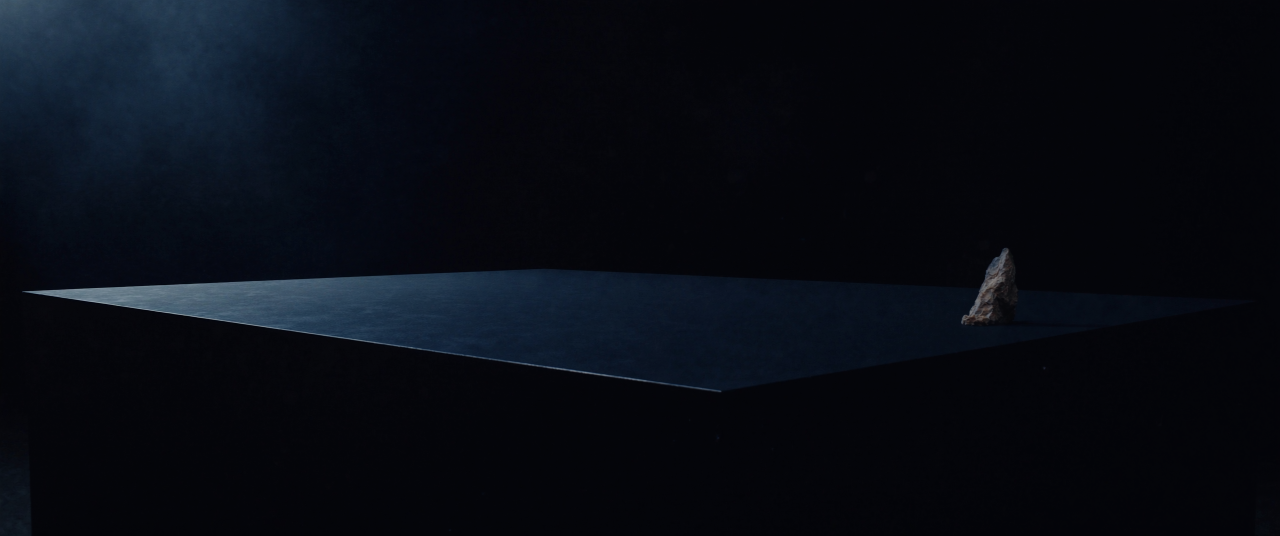
#> input picture медиа/сцена/фон.png, 2560 x 1072 px (shown at 1/2 size)
$ python 'сборка_сцены.py'
#> lines starting #> are read from the running program, lines starting #| are printed output that depends on the picture
# -*- coding: utf-8 -*-
"""Сборка сцены показа: фон плюс шесть площадок, разложенных по координатам.

Площадки генерируются по отдельности, и генератор не держит между ними единый
свет: замер 31.08 дал разброс средней яркости в 2,7 раза — добыча 157 против
геологии 57. Рядом друг с другом это читается как брак, поэтому яркость
выравнивается здесь, а не перегенерацией: перегенерация лотерейная, а
нормализация детерминированная и проверяется числом.

Вырезание фона делается порогом по яркости, а не remove_background: фон в
промпте задан чёрным намеренно, и порог даёт мягкую матовую кромку без
артефактов на рваных краях грунта.

ГЛУБИНА. Первая сборка вышла плоской, и заказчик это заметил. Разбор дал три
причины, из них одна — ошибка самой сборки:

1. Контактных теней не было вовсе. Площадка, наклеенная на фон без тени, висит,
   а не стоит. Это главная причина: ничто не связывает предмет с поверхностью.
2. Воздушной перспективы не было. Все шесть одинаково контрастны, тогда как
   удаление от зрителя обязано снижать контраст.
3. Нормализация яркости приводила все площадки к одному числу. Разброс 2,74 она
   вылечила, но заодно убрала светотеневую разницу, которая и давала объём.
   Теперь цель яркости не константа, а дуга: центральные площадки ближе к
   зрителю и ярче, крайние дальше и глуше.

Плюс ряд перестал быть прямой линией: центральные площадки чуть крупнее и чуть
ниже, крайние мельче и выше. Дуга слабая — шесть равных шагов обязаны остаться
равными, — но её хватает, чтобы ряд перестал читаться как аппликация.
"""
import os
import numpy as np
from PIL import Image, ImageDraw, ImageFilter

КОРЕНЬ = os.path.dirname(os.path.abspath(__file__))
СЦЕНА = os.path.join(КОРЕНЬ, 'медиа', 'сцена')

# Раскладка из спеки: доли от ширины сцены. Правится числом здесь,
# а не перегенерацией кадра — ради этого сборка и затевалась.
РАСКЛАДКА = [
    ('разведка',    0.09),
    ('геология',    0.25),
    ('добыча',      0.41),
    ('транспорт',   0.57),
    ('переработка', 0.73),
    ('сбыт',        0.89),
]
ШИРИНА_ПЛОЩАДКИ = 0.17   # доля ширины сцены, у центральной площадки
НИЗ_ПЛОЩАДКИ    = 0.78   # где стоит основание центральной площадки

# Дуга глубины. Ноль по краям, единица в середине.
ДУГА_МАСШТАБ = 0.07      # насколько центральные площадки крупнее крайних
ДУГА_СДВИГ   = 0.045     # насколько центральные ниже крайних, доля высоты
ЯРКОСТЬ_ЦЕНТР = 104.0    # цель яркости у ближней, центральной площадки
ЯРКОСТЬ_КРАЙ  = 74.0     # цель яркости у дальней, крайней
ДЫМКА_КРАЙ    = 0.16     # сколько фонового тона подмешивается крайним
СВЕТ_СТОЛА    = 46.0     # насколько подсвечивается пол под рядом


def дуга(центр):
    """1.0 в середине ряда, 0.0 по краям. Плавно, без изломов."""
    return 1.0 - (2.0 * abs(центр - 0.5)) ** 2


def вырезать(путь):
    """Матирует площадку с чёрного фона. Возвращает массив и альфу."""
    и = Image.open(путь).convert('RGB')
    a = np.asarray(и, dtype=np.float64)
    ярк = a.mean(axis=2)
    # мягкая кромка: ниже 10 — прозрачно, выше 35 — непрозрачно
    альфа = np.clip((ярк - 10.0) / 25.0, 0.0, 1.0)
    xs = np.where((альфа > 0.5).any(axis=0))[0]
    ys = np.where((альфа > 0.5).any(axis=1))[0]
    a = a[ys.min():ys.max()+1, xs.min():xs.max()+1]
    альфа = альфа[ys.min():ys.max()+1, xs.min():xs.max()+1]
    return a, альфа


# [15 lines left out: functions выровнять_яркость, подмешать_дымку, not called in this run]


def подсветить_стол(сцена, В):
    """Световое пятно на полу под рядом.

    Без него контактные тени бесполезны: чёрная тень на почти чёрном фоне не
    видна, и площадки продолжают висеть. Сначала нужен освещённый пол, на
    который есть что отбросить. В одном мастер-кадре это делал сам генератор —
    здесь делаем руками.
    """
    Ш = сцена.size[0]
    слой = Image.new('L', сцена.size, 0)
    рис = ImageDraw.Draw(слой)
    цy = int(В * (НИЗ_ПЛОЩАДКИ + 0.02))
    рис.ellipse([int(-Ш * 0.10), цy - int(В * 0.30),
                 int(Ш * 1.10),  цy + int(В * 0.30)], fill=255)
    слой = слой.filter(ImageFilter.GaussianBlur(int(Ш * 0.055)))

    a = np.asarray(сцена, dtype=np.float64)
    м = (np.asarray(слой, dtype=np.float64) / 255.0)[..., None]
    # подсветка холодная, в тон палитры: синего добавляем больше, красного меньше
    прибавка = np.array([0.55, 0.85, 1.25], dtype=np.float64) * СВЕТ_СТОЛА
    return Image.fromarray(np.clip(a + м * прибавка, 0, 255).astype(np.uint8))


# [11 lines left out: function положить_тень, not called in this run]


def собрать():
    фон = Image.open(os.path.join(СЦЕНА, 'фон.png')).convert('RGB')
#> фон is the input picture: PIL image 2560x1072 RGB; mean R, G, B 7.7, 11.5, 19.2
    Ш, В = фон.size
    сцена = подсветить_стол(фон.copy(), В)
#> in подсветить_стол, `слой = слой.filter(ImageFilter.GaussianBlur(int(Ш * 0.055)))`:
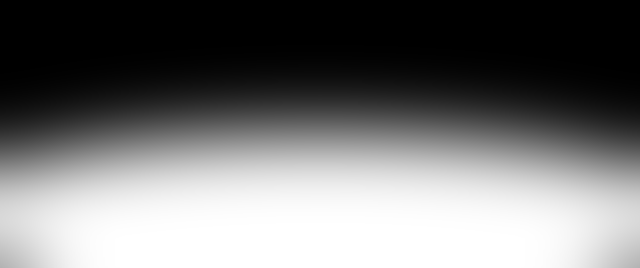
#> слой: PIL image 2560x1072 L (shown at 1/4 size); min 0, max 255, mean 115.7
#> in подсветить_стол, `return Image.fromarray(np.clip(a + м * прибавка, 0, 255).astype(np.uin..`:
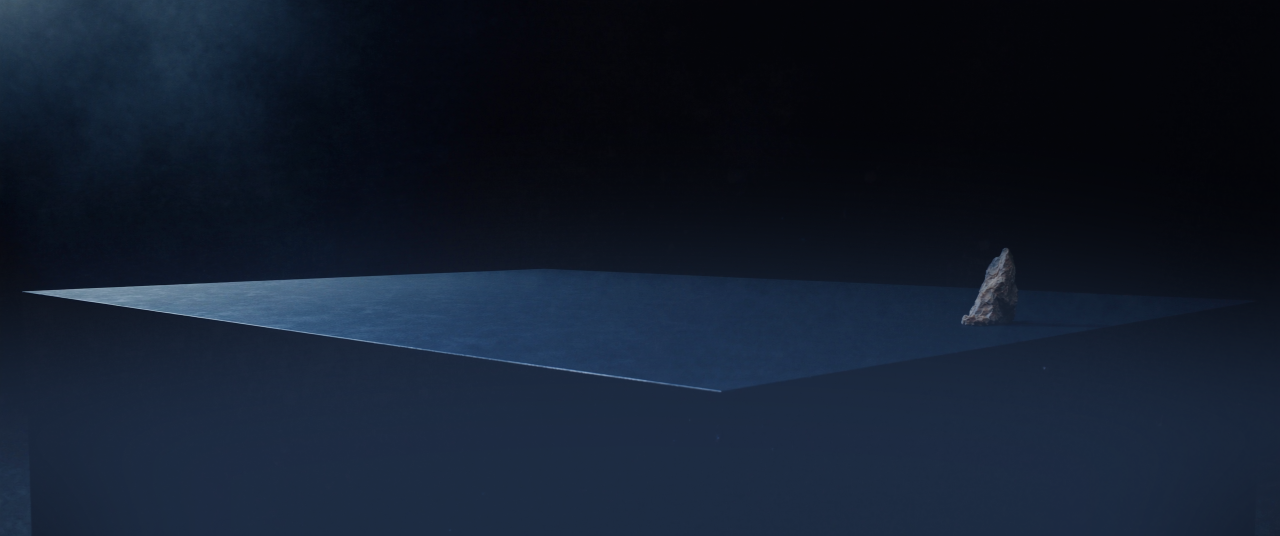
#> returned value: PIL image 2560x1072 RGB (shown at 1/2 size); mean R, G, B 18.8, 28.9, 44.9
    # тон, в который уходит дальнее — берём из верхней трети фона
    тон_фона = np.asarray(фон, dtype=np.float64)[:В // 3].reshape(-1, 3).mean(axis=0)
#> тон_фона = [8.31, 13.12, 22]

    отчёт = []
    for код, центр in РАСКЛАДКА:
        д = дуга(центр)
        цель = ЯРКОСТЬ_КРАЙ + (ЯРКОСТЬ_ЦЕНТР - ЯРКОСТЬ_КРАЙ) * д
        дымка = ДЫМКА_КРАЙ * (1.0 - д)

        a, альфа = вырезать(os.path.join(СЦЕНА, 'площадка_%s.png' % код))
        a, k = выровнять_яркость(a, альфа, цель)
        a = подмешать_дымку(a, дымка, тон_фона)

        плитка = Image.fromarray(a.astype(np.uint8))
        маска = Image.fromarray((альфа * 255).astype(np.uint8))

        масштаб = 1.0 - ДУГА_МАСШТАБ * (1.0 - д)
        новая_ш = int(Ш * ШИРИНА_ПЛОЩАДКИ * масштаб)
        новая_в = int(плитка.height * новая_ш / плитка.width)
        плитка = плитка.resize((новая_ш, новая_в), Image.LANCZOS)
        маска = маска.resize((новая_ш, новая_в), Image.LANCZOS)

        x = int(Ш * центр) - новая_ш // 2
        y = int(В * (НИЗ_ПЛОЩАДКИ - ДУГА_СДВИГ * (1.0 - д))) - новая_в

        # тень кладётся до площадки, чтобы площадка встала поверх неё
        положить_тень(сцена, x, y, новая_ш, новая_в, 0.55 * (0.6 + 0.4 * д))
        сцена.paste(плитка, (x, y), маска)
        отчёт.append((код, k, цель, дымка, x, y, новая_ш))

    сцена.save(os.path.join(СЦЕНА, 'сцена.jpg'), 'JPEG',
               quality=88, optimize=True, progressive=True)
    return отчёт, (Ш, В)


if __name__ == '__main__':
#> (the run stopped early here; a loop or call above may not have finished)

$ run again, with медиа/сцена/площадка_геология.png copied over медиа/сцена/фон.png
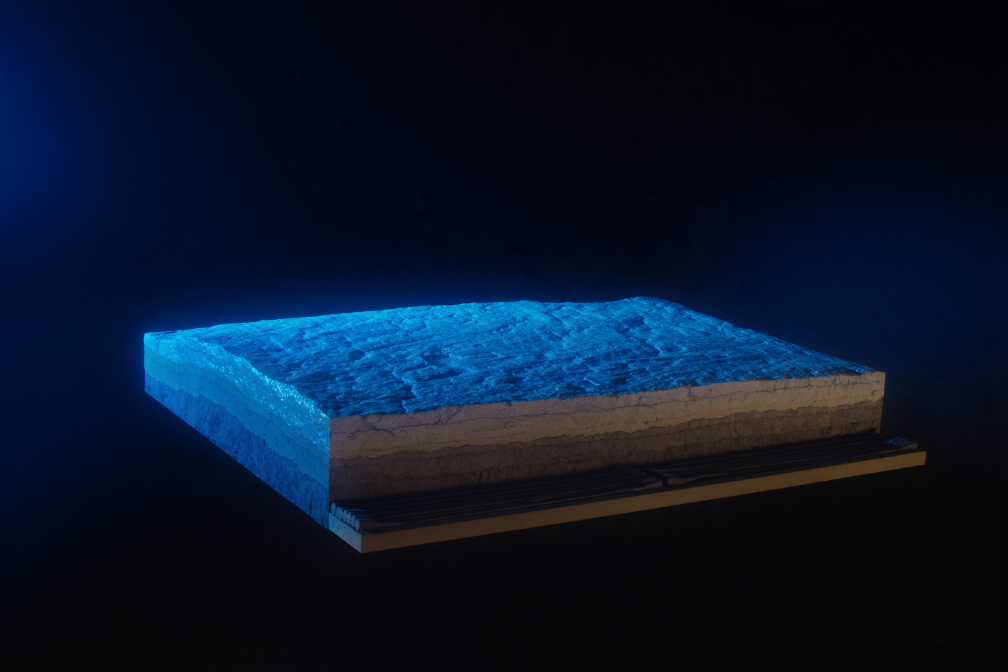
#> input picture медиа/сцена/площадка_геология.png, 2016 x 1344 px (shown at 1/2 size)
#> in собрать, фон is the input picture: PIL image 2016x1344 RGB; mean R, G, B 8.9, 21.8, 41.4
#> in подсветить_стол, `слой = слой.filter(ImageFilter.GaussianBlur(int(Ш * 0.055)))`:
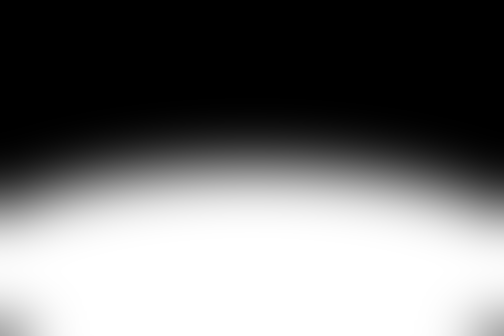
#> слой: PIL image 2016x1344 L (shown at 1/4 size); min 0, max 255, mean 116.1
#> in подсветить_стол, `return Image.fromarray(np.clip(a + м * прибавка, 0, 255).astype(np.uin..`:
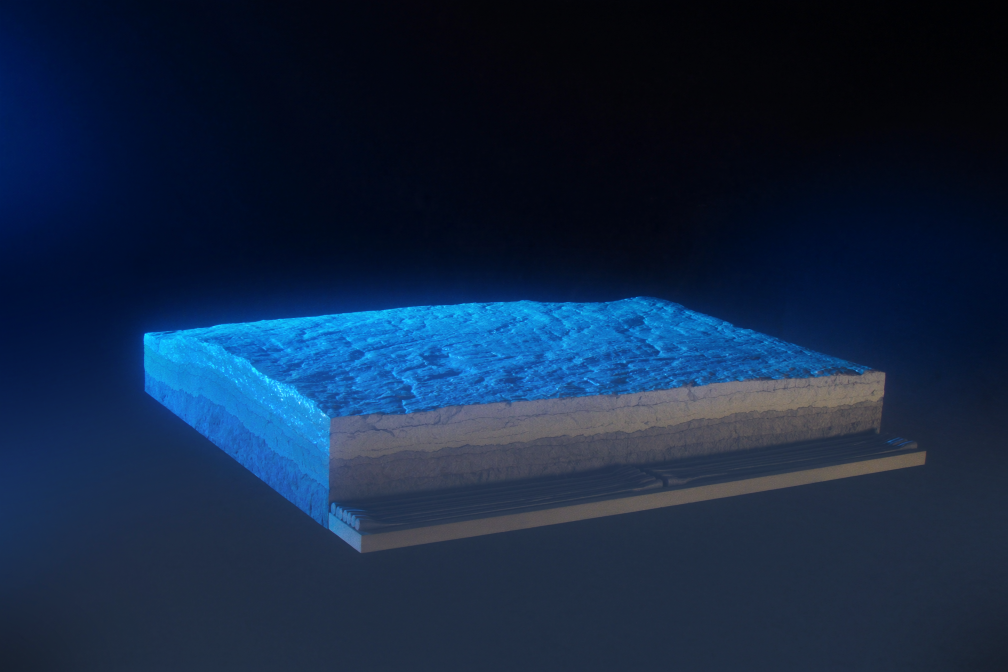
#> returned value: PIL image 2016x1344 RGB (shown at 1/2 size); mean R, G, B 20.1, 39.3, 67.2
#> тон_фона = [2.05, 8.07, 24.72]

$ run again, with медиа/сцена/площадка_добыча.png copied over медиа/сцена/фон.png
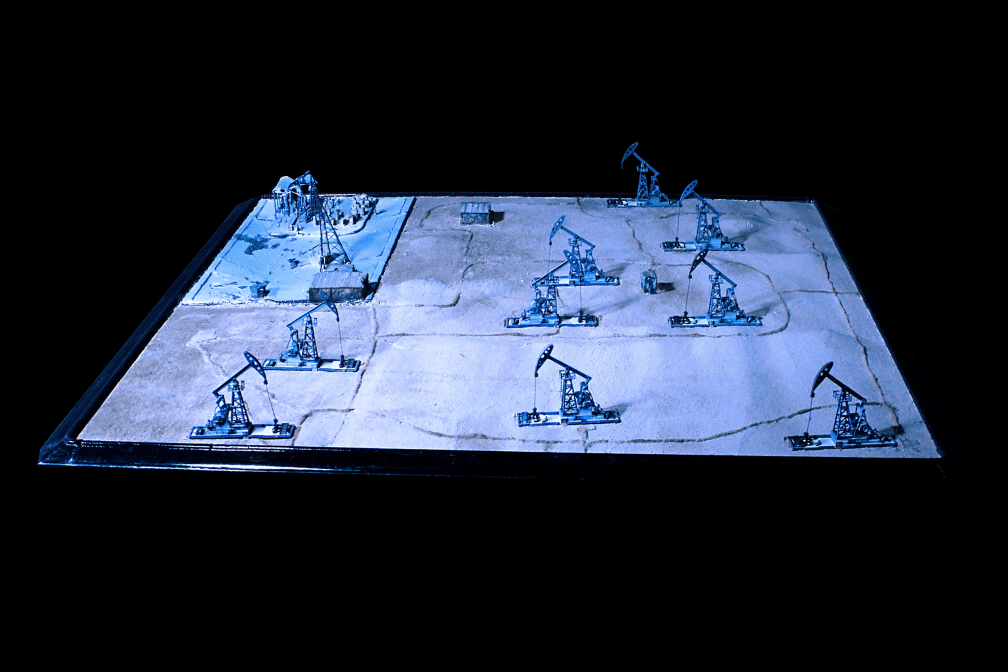
#> input picture медиа/сцена/площадка_добыча.png, 2016 x 1344 px (shown at 1/2 size)
#> in собрать, фон is the input picture: PIL image 2016x1344 RGB; mean R, G, B 35.6, 43.6, 59.6
#> in подсветить_стол, `слой = слой.filter(ImageFilter.GaussianBlur(int(Ш * 0.055)))`:
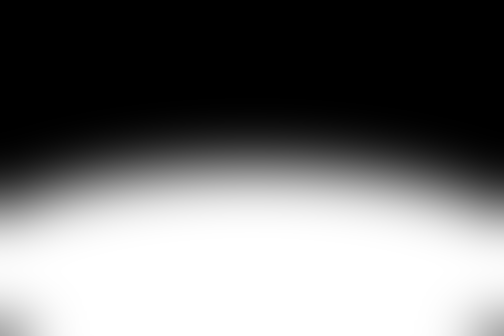
#> слой: PIL image 2016x1344 L (shown at 1/4 size); min 0, max 255, mean 116.1
#> in подсветить_стол, `return Image.fromarray(np.clip(a + м * прибавка, 0, 255).astype(np.uin..`:
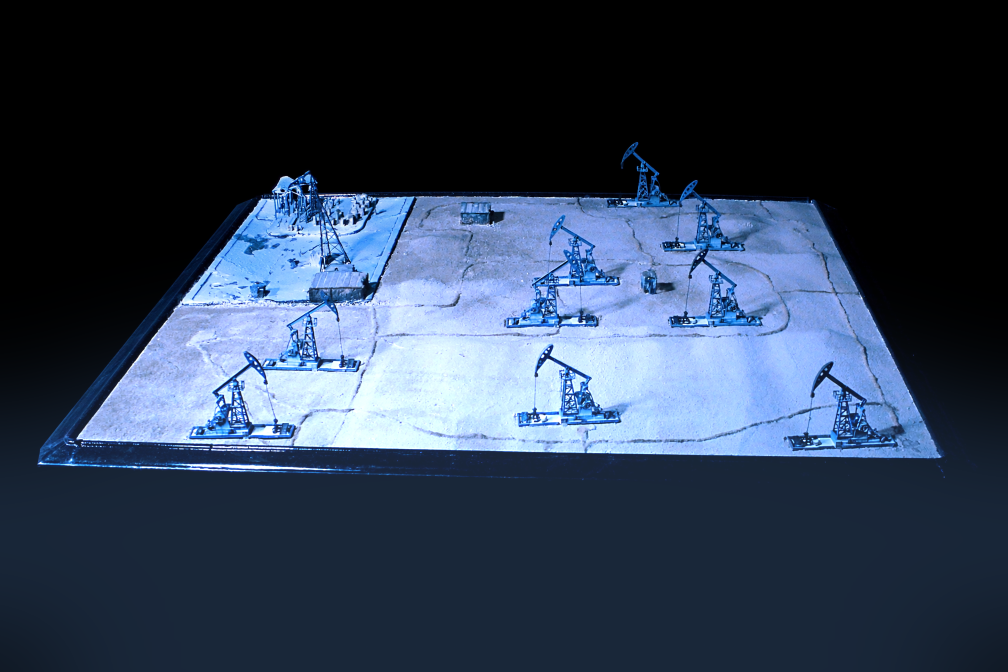
#> returned value: PIL image 2016x1344 RGB (shown at 1/2 size); mean R, G, B 46.9, 61, 81.8
#> тон_фона = [6.29, 9.28, 13.92]
